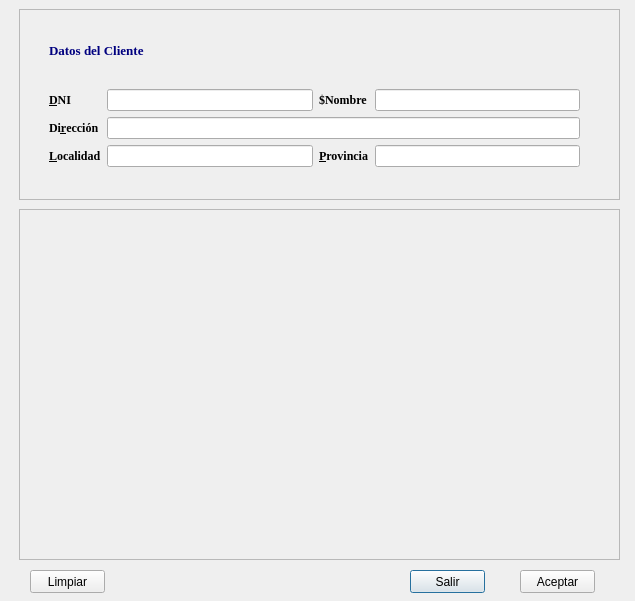
<?xml version="1.0" encoding="UTF-8"?>
<ui version="4.0">
 <class>Dialog</class>
 <widget class="QDialog" name="Dialog">
  <property name="geometry">
   <rect>
    <x>0</x>
    <y>0</y>
    <width>635</width>
    <height>601</height>
   </rect>
  </property>
  <property name="windowTitle">
   <string>Dialog</string>
  </property>
  <widget class="QFrame" name="frame">
   <property name="geometry">
    <rect>
     <x>19</x>
     <y>9</y>
     <width>601</width>
     <height>191</height>
    </rect>
   </property>
   <property name="frameShape">
    <enum>QFrame::StyledPanel</enum>
   </property>
   <property name="frameShadow">
    <enum>QFrame::Raised</enum>
   </property>
   <widget class="QWidget" name="">
    <property name="geometry">
     <rect>
      <x>30</x>
      <y>10</y>
      <width>531</width>
      <height>148</height>
     </rect>
    </property>
    <layout class="QGridLayout" name="gridLayout">
     <item row="1" column="2">
      <widget class="QLabel" name="label_Nombre">
       <property name="font">
        <font>
         <family>Times New Roman</family>
        </font>
       </property>
       <property name="text">
        <string>&lt;html&gt;&lt;head/&gt;&lt;body&gt;&lt;p&gt;&lt;span style=&quot; font-size:9pt; font-weight:600;&quot;&gt;$Nombre&lt;/span&gt;&lt;/p&gt;&lt;/body&gt;&lt;/html&gt;</string>
       </property>
       <property name="buddy">
        <cstring>lineEdit_Nombre</cstring>
       </property>
      </widget>
     </item>
     <item row="3" column="1">
      <widget class="QLineEdit" name="lineEdit_Localidad">
       <property name="font">
        <font>
         <family>Times New Roman</family>
        </font>
       </property>
       <property name="toolTip">
        <string>Localidad</string>
       </property>
      </widget>
     </item>
     <item row="3" column="0">
      <widget class="QLabel" name="label_Localidad">
       <property name="font">
        <font>
         <family>Times New Roman</family>
        </font>
       </property>
       <property name="text">
        <string>&lt;html&gt;&lt;head/&gt;&lt;body&gt;&lt;p&gt;&lt;span style=&quot; font-size:9pt; font-weight:600;&quot;&gt;&amp;amp;Localidad&lt;/span&gt;&lt;/p&gt;&lt;/body&gt;&lt;/html&gt;</string>
       </property>
       <property name="buddy">
        <cstring>lineEdit_Localidad</cstring>
       </property>
      </widget>
     </item>
     <item row="1" column="1">
      <widget class="QLineEdit" name="lineEdit_DNI">
       <property name="font">
        <font>
         <family>Times New Roman</family>
        </font>
       </property>
       <property name="toolTip">
        <string>DNI</string>
       </property>
      </widget>
     </item>
     <item row="2" column="0">
      <widget class="QLabel" name="label_Direccion">
       <property name="font">
        <font>
         <family>Times New Roman</family>
        </font>
       </property>
       <property name="text">
        <string>&lt;html&gt;&lt;head/&gt;&lt;body&gt;&lt;p&gt;&lt;span style=&quot; font-size:9pt; font-weight:600;&quot;&gt;Di&amp;amp;rección&lt;/span&gt;&lt;/p&gt;&lt;/body&gt;&lt;/html&gt;</string>
       </property>
       <property name="buddy">
        <cstring>lineEdit_Direccion</cstring>
       </property>
      </widget>
     </item>
     <item row="2" column="1" colspan="3">
      <widget class="QLineEdit" name="lineEdit_Direccion">
       <property name="font">
        <font>
         <family>Times New Roman</family>
        </font>
       </property>
       <property name="toolTip">
        <string>Dirección</string>
       </property>
      </widget>
     </item>
     <item row="3" column="2">
      <widget class="QLabel" name="label_Provincia">
       <property name="font">
        <font>
         <family>Times New Roman</family>
        </font>
       </property>
       <property name="text">
        <string>&lt;html&gt;&lt;head/&gt;&lt;body&gt;&lt;p&gt;&lt;span style=&quot; font-size:9pt; font-weight:600;&quot;&gt;&amp;amp;Provincia&lt;/span&gt;&lt;/p&gt;&lt;/body&gt;&lt;/html&gt;</string>
       </property>
       <property name="buddy">
        <cstring>lineEdit_Provincia</cstring>
       </property>
      </widget>
     </item>
     <item row="1" column="0">
      <widget class="QLabel" name="label_DNI">
       <property name="font">
        <font>
         <family>Times New Roman</family>
        </font>
       </property>
       <property name="text">
        <string>&lt;html&gt;&lt;head/&gt;&lt;body&gt;&lt;p&gt;&lt;span style=&quot; font-size:9pt; font-weight:600;&quot;&gt;&amp;amp;DNI&lt;/span&gt;&lt;/p&gt;&lt;/body&gt;&lt;/html&gt;</string>
       </property>
       <property name="buddy">
        <cstring>lineEdit_DNI</cstring>
       </property>
      </widget>
     </item>
     <item row="1" column="3">
      <widget class="QLineEdit" name="lineEdit_Nombre">
       <property name="font">
        <font>
         <family>Times New Roman</family>
        </font>
       </property>
       <property name="toolTip">
        <string>Nombre</string>
       </property>
      </widget>
     </item>
     <item row="0" column="0" colspan="2">
      <widget class="QLabel" name="label_DatosCliente">
       <property name="font">
        <font>
         <family>Times New Roman</family>
        </font>
       </property>
       <property name="toolTip">
        <string/>
       </property>
       <property name="text">
        <string>&lt;html&gt;&lt;head/&gt;&lt;body&gt;&lt;p&gt;&lt;span style=&quot; font-size:10pt; font-weight:600; color:#00007f;&quot;&gt;Datos del Cliente&lt;/span&gt;&lt;/p&gt;&lt;/body&gt;&lt;/html&gt;</string>
       </property>
      </widget>
     </item>
     <item row="3" column="3">
      <widget class="QLineEdit" name="lineEdit_Provincia">
       <property name="font">
        <font>
         <family>Times New Roman</family>
        </font>
       </property>
       <property name="toolTip">
        <string>Provincia</string>
       </property>
      </widget>
     </item>
    </layout>
   </widget>
  </widget>
  <widget class="QFrame" name="frame_2">
   <property name="geometry">
    <rect>
     <x>19</x>
     <y>209</y>
     <width>601</width>
     <height>351</height>
    </rect>
   </property>
   <property name="frameShape">
    <enum>QFrame::StyledPanel</enum>
   </property>
   <property name="frameShadow">
    <enum>QFrame::Raised</enum>
   </property>
  </widget>
  <widget class="QPushButton" name="pushButton_Salir">
   <property name="geometry">
    <rect>
     <x>410</x>
     <y>570</y>
     <width>75</width>
     <height>23</height>
    </rect>
   </property>
   <property name="text">
    <string>Salir</string>
   </property>
  </widget>
  <widget class="QPushButton" name="pushButton_Aceptar">
   <property name="geometry">
    <rect>
     <x>520</x>
     <y>570</y>
     <width>75</width>
     <height>23</height>
    </rect>
   </property>
   <property name="text">
    <string>Aceptar</string>
   </property>
  </widget>
  <widget class="QPushButton" name="pushButton_Limpiar">
   <property name="geometry">
    <rect>
     <x>30</x>
     <y>570</y>
     <width>75</width>
     <height>23</height>
    </rect>
   </property>
   <property name="text">
    <string>Limpiar</string>
   </property>
  </widget>
 </widget>
 <tabstops>
  <tabstop>lineEdit_DNI</tabstop>
  <tabstop>lineEdit_Nombre</tabstop>
  <tabstop>lineEdit_Direccion</tabstop>
  <tabstop>lineEdit_Localidad</tabstop>
  <tabstop>lineEdit_Provincia</tabstop>
  <tabstop>pushButton_Limpiar</tabstop>
  <tabstop>pushButton_Salir</tabstop>
  <tabstop>pushButton_Aceptar</tabstop>
 </tabstops>
 <resources/>
 <connections>
  <connection>
   <sender>pushButton_Limpiar</sender>
   <signal>clicked()</signal>
   <receiver>lineEdit_DNI</receiver>
   <slot>clear()</slot>
   <hints>
    <hint type="sourcelabel">
     <x>89</x>
     <y>582</y>
    </hint>
    <hint type="destinationlabel">
     <x>156</x>
     <y>101</y>
    </hint>
   </hints>
  </connection>
  <connection>
   <sender>pushButton_Limpiar</sender>
   <signal>clicked()</signal>
   <receiver>lineEdit_Direccion</receiver>
   <slot>clear()</slot>
   <hints>
    <hint type="sourcelabel">
     <x>57</x>
     <y>581</y>
    </hint>
    <hint type="destinationlabel">
     <x>146</x>
     <y>129</y>
    </hint>
   </hints>
  </connection>
  <connection>
   <sender>pushButton_Limpiar</sender>
   <signal>clicked()</signal>
   <receiver>lineEdit_Nombre</receiver>
   <slot>clear()</slot>
   <hints>
    <hint type="sourcelabel">
     <x>76</x>
     <y>582</y>
    </hint>
    <hint type="destinationlabel">
     <x>397</x>
     <y>105</y>
    </hint>
   </hints>
  </connection>
  <connection>
   <sender>pushButton_Limpiar</sender>
   <signal>clicked()</signal>
   <receiver>lineEdit_Localidad</receiver>
   <slot>clear()</slot>
   <hints>
    <hint type="sourcelabel">
     <x>40</x>
     <y>578</y>
    </hint>
    <hint type="destinationlabel">
     <x>125</x>
     <y>156</y>
    </hint>
   </hints>
  </connection>
  <connection>
   <sender>pushButton_Limpiar</sender>
   <signal>clicked()</signal>
   <receiver>lineEdit_Provincia</receiver>
   <slot>clear()</slot>
   <hints>
    <hint type="sourcelabel">
     <x>72</x>
     <y>579</y>
    </hint>
    <hint type="destinationlabel">
     <x>386</x>
     <y>156</y>
    </hint>
   </hints>
  </connection>
 </connections>
</ui>
